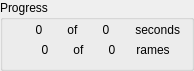
      <widget class="QGroupBox" name="groupBox">
       <property name="geometry">
        <rect>
         <x>10</x>
         <y>450</y>
         <width>181</width>
         <height>71</height>
        </rect>
       </property>
       <property name="minimumSize">
        <size>
         <width>0</width>
         <height>0</height>
        </size>
       </property>
       <property name="maximumSize">
        <size>
         <width>344</width>
         <height>16777215</height>
        </size>
       </property>
       <property name="font">
        <font>
         <weight>50</weight>
         <bold>false</bold>
        </font>
       </property>
       <property name="title">
        <string>Progress</string>
       </property>
       <layout class="QVBoxLayout" name="verticalLayout_5">
        <property name="spacing">
         <number>0</number>
        </property>
        <property name="topMargin">
         <number>0</number>
        </property>
        <property name="bottomMargin">
         <number>8</number>
        </property>
        <item>
         <layout class="QHBoxLayout" name="horizontalLayout">
          <item>
           <spacer name="horizontalSpacer_2">
            <property name="orientation">
             <enum>Qt::Horizontal</enum>
            </property>
            <property name="sizeHint" stdset="0">
             <size>
              <width>40</width>
              <height>20</height>
             </size>
            </property>
           </spacer>
          </item>
          <item>
           <widget class="QLabel" name="labelTempo">
            <property name="minimumSize">
             <size>
              <width>50</width>
              <height>0</height>
             </size>
            </property>
            <property name="text">
             <string>0</string>
            </property>
            <property name="alignment">
             <set>Qt::AlignCenter</set>
            </property>
           </widget>
          </item>
          <item>
           <widget class="QLabel" name="label_18">
            <property name="text">
             <string> of </string>
            </property>
           </widget>
          </item>
          <item>
           <widget class="QLabel" name="labelTempoTotal">
            <property name="minimumSize">
             <size>
              <width>50</width>
              <height>0</height>
             </size>
            </property>
            <property name="text">
             <string>0</string>
            </property>
            <property name="alignment">
             <set>Qt::AlignCenter</set>
            </property>
           </widget>
          </item>
          <item>
           <widget class="QLabel" name="label_28">
            <property name="text">
             <string> seconds</string>
            </property>
            <property name="alignment">
             <set>Qt::AlignRight|Qt::AlignTrailing|Qt::AlignVCenter</set>
            </property>
           </widget>
          </item>
          <item>
           <spacer name="horizontalSpacer_3">
            <property name="orientation">
             <enum>Qt::Horizontal</enum>
            </property>
            <property name="sizeHint" stdset="0">
             <size>
              <width>40</width>
              <height>20</height>
             </size>
            </property>
           </spacer>
          </item>
         </layout>
        </item>
        <item>
         <layout class="QHBoxLayout" name="horizontalLayout_3">
          <item>
           <spacer name="horizontalSpacer">
            <property name="orientation">
             <enum>Qt::Horizontal</enum>
            </property>
            <property name="sizeHint" stdset="0">
             <size>
              <width>40</width>
              <height>20</height>
             </size>
            </property>
           </spacer>
          </item>
          <item>
           <widget class="QLabel" name="labelFrames">
            <property name="minimumSize">
             <size>
              <width>50</width>
              <height>0</height>
             </size>
            </property>
            <property name="text">
             <string>0</string>
            </property>
            <property name="alignment">
             <set>Qt::AlignCenter</set>
            </property>
           </widget>
          </item>
          <item>
           <widget class="QLabel" name="label_29">
            <property name="text">
             <string> of </string>
            </property>
           </widget>
          </item>
          <item>
           <widget class="QLabel" name="labelFramesTotal">
            <property name="minimumSize">
             <size>
              <width>50</width>
              <height>0</height>
             </size>
            </property>
            <property name="text">
             <string>0</string>
            </property>
            <property name="alignment">
             <set>Qt::AlignCenter</set>
            </property>
           </widget>
          </item>
          <item>
           <widget class="QLabel" name="label_30">
            <property name="minimumSize">
             <size>
              <width>36</width>
              <height>0</height>
             </size>
            </property>
            <property name="text">
             <string>  frames </string>
            </property>
            <property name="alignment">
             <set>Qt::AlignRight|Qt::AlignTrailing|Qt::AlignVCenter</set>
            </property>
           </widget>
          </item>
          <item>
           <spacer name="horizontalSpacer_5">
            <property name="orientation">
             <enum>Qt::Horizontal</enum>
            </property>
            <property name="sizeHint" stdset="0">
             <size>
              <width>40</width>
              <height>20</height>
             </size>
            </property>
           </spacer>
          </item>
         </layout>
        </item>
       </layout>
       <zorder></zorder>
       <zorder></zorder>
      </widget>
